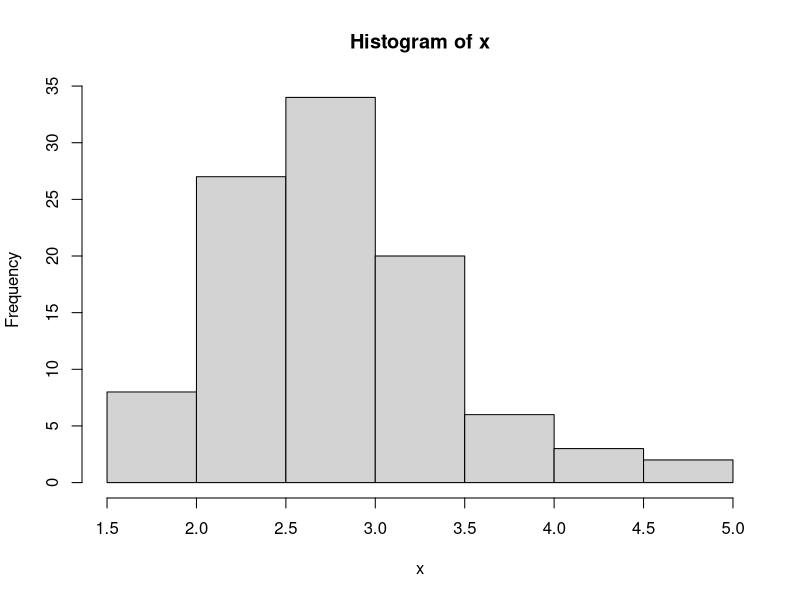
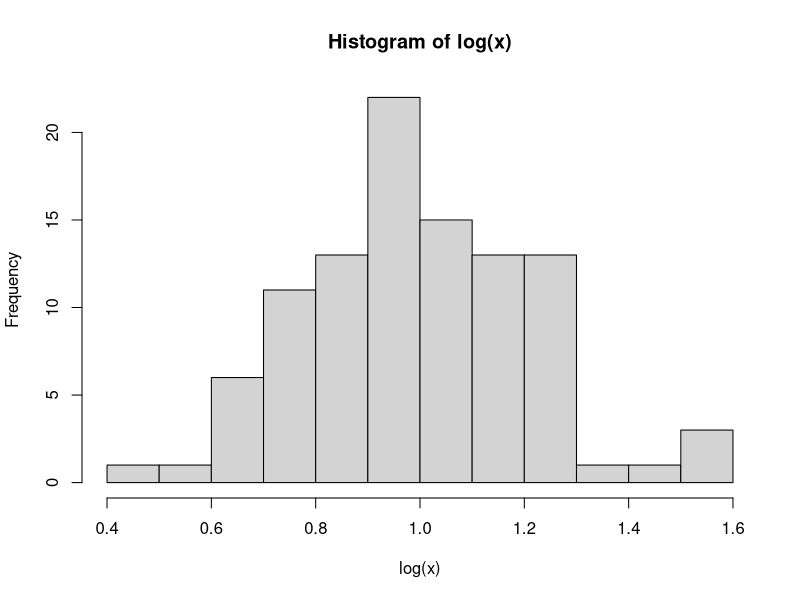

These figures' R source, in order:
## ---- chunk 1
knitr::opts_chunk$set(echo = TRUE)
## ---- chunk 2
set.seed(12)
mu <- 1             #mean
sigma <- 0.25       #variance
n <- 100
## ---- chunk 3
x <- rlnorm(n, mu, sigma)
## ---- chunk 4
hist(x)
hist(log(x))
